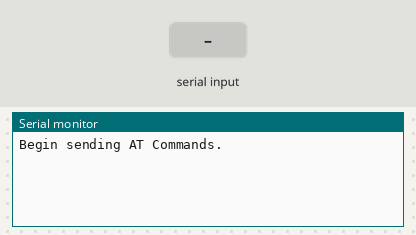
Recording of a sketch running on a simulated Arduino Uno, built with avr-gcc and run on an emulated ATmega328P. Shown: the last lines printed to the serial monitor. The test bench sets the inputs (shaded band).

Above: at 1.2 s.
1.3 s: "1" received over the second serial link
At 2.5 s:
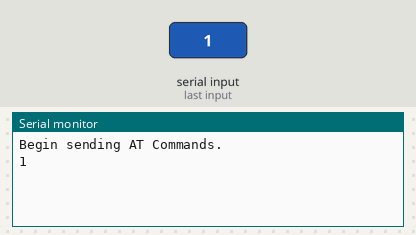
2.8 s: "0" received over the second serial link
At 3.9 s:
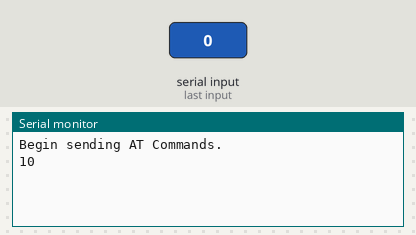

The sketch:

AT_Commands.ino
```cpp
// UART Communication for AT Commands.
// Pinout:
// Arduino to module.
// TX -> RX
// RX -> TX
// Gnd -> Gnd
// Power supply maybe from the same source
// or not depending on the module.

#include <SoftwareSerial.h>

SoftwareSerial AT_Serial(2, 3); // RX_OF_ARDUINO, TX_OF_ARDUINO

void setup()
{
  Serial.begin(9600);
  AT_Serial.begin(9600);

  Serial.println("Begin sending AT Commands.");
}

void loop()
{
  while (Serial.available())
  {
    AT_Serial.write(Serial.read());
  }

  while (AT_Serial.available())
  {
    Serial.write(AT_Serial.read());
  }
}
```

Measured:
- after the input at 1.3 s, the serial monitor: prints a new line at once (image 1)
- after the input at 2.8 s, the serial monitor: prints a new line at once (image 2)
